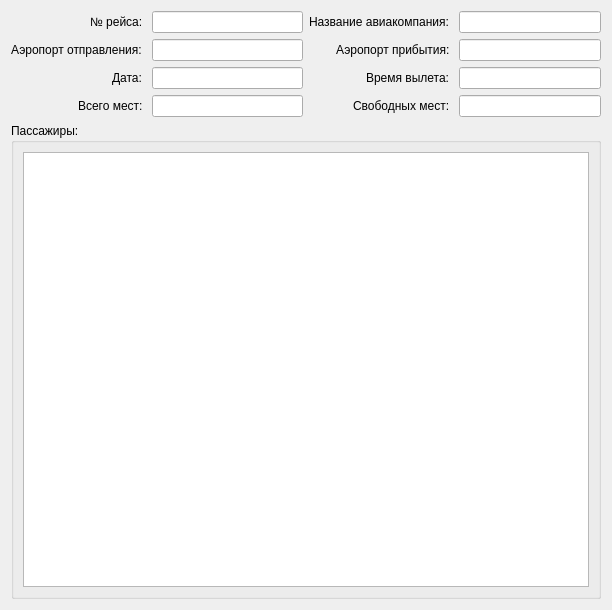
<?xml version="1.0" encoding="UTF-8"?>
<ui version="4.0">
 <class>FlightForm</class>
 <widget class="QWidget" name="FlightForm">
  <property name="geometry">
   <rect>
    <x>0</x>
    <y>0</y>
    <width>612</width>
    <height>610</height>
   </rect>
  </property>
  <property name="windowTitle">
   <string>Информация о авиарейсе</string>
  </property>
  <layout class="QVBoxLayout" name="verticalLayout">
   <item>
    <layout class="QHBoxLayout" name="horizontalLayout">
     <item>
      <layout class="QFormLayout" name="formLayout">
       <property name="labelAlignment">
        <set>Qt::AlignRight|Qt::AlignTrailing|Qt::AlignVCenter</set>
       </property>
       <item row="0" column="0">
        <widget class="QLabel" name="label_num">
         <property name="text">
          <string>№ рейса: </string>
         </property>
        </widget>
       </item>
       <item row="0" column="1">
        <widget class="QLineEdit" name="line_num">
         <property name="readOnly">
          <bool>true</bool>
         </property>
        </widget>
       </item>
       <item row="1" column="0">
        <widget class="QLabel" name="label_a_from">
         <property name="text">
          <string>Аэропорт отправления: </string>
         </property>
        </widget>
       </item>
       <item row="1" column="1">
        <widget class="QLineEdit" name="line_a_from">
         <property name="readOnly">
          <bool>true</bool>
         </property>
        </widget>
       </item>
       <item row="2" column="0">
        <widget class="QLabel" name="label_date">
         <property name="text">
          <string>Дата: </string>
         </property>
        </widget>
       </item>
       <item row="2" column="1">
        <widget class="QLineEdit" name="line_date">
         <property name="readOnly">
          <bool>true</bool>
         </property>
        </widget>
       </item>
       <item row="3" column="0">
        <widget class="QLabel" name="label_all_seats">
         <property name="text">
          <string>Всего мест: </string>
         </property>
        </widget>
       </item>
       <item row="3" column="1">
        <widget class="QLineEdit" name="line_all_seats">
         <property name="readOnly">
          <bool>true</bool>
         </property>
        </widget>
       </item>
      </layout>
     </item>
     <item>
      <layout class="QFormLayout" name="formLayout_2">
       <property name="labelAlignment">
        <set>Qt::AlignRight|Qt::AlignTrailing|Qt::AlignVCenter</set>
       </property>
       <item row="0" column="0">
        <widget class="QLabel" name="label_name">
         <property name="text">
          <string>Название авиакомпания: </string>
         </property>
        </widget>
       </item>
       <item row="0" column="1">
        <widget class="QLineEdit" name="line_name">
         <property name="readOnly">
          <bool>true</bool>
         </property>
        </widget>
       </item>
       <item row="1" column="0">
        <widget class="QLabel" name="label_a_to">
         <property name="text">
          <string>Аэропорт прибытия: </string>
         </property>
        </widget>
       </item>
       <item row="1" column="1">
        <widget class="QLineEdit" name="line_a_to">
         <property name="readOnly">
          <bool>true</bool>
         </property>
        </widget>
       </item>
       <item row="2" column="0">
        <widget class="QLabel" name="label_time">
         <property name="text">
          <string>Время вылета: </string>
         </property>
        </widget>
       </item>
       <item row="2" column="1">
        <widget class="QLineEdit" name="line_time">
         <property name="readOnly">
          <bool>true</bool>
         </property>
        </widget>
       </item>
       <item row="3" column="0">
        <widget class="QLabel" name="label_free_seats">
         <property name="text">
          <string>Свободных мест: </string>
         </property>
        </widget>
       </item>
       <item row="3" column="1">
        <widget class="QLineEdit" name="line_free_seats">
         <property name="readOnly">
          <bool>true</bool>
         </property>
        </widget>
       </item>
      </layout>
     </item>
    </layout>
   </item>
   <item>
    <widget class="QGroupBox" name="groupBox">
     <property name="title">
      <string>Пассажиры:</string>
     </property>
     <layout class="QHBoxLayout" name="horizontalLayout_2">
      <item>
       <widget class="QTableWidget" name="tableWidget"/>
      </item>
     </layout>
    </widget>
   </item>
  </layout>
 </widget>
 <tabstops>
  <tabstop>line_num</tabstop>
  <tabstop>line_a_from</tabstop>
  <tabstop>line_date</tabstop>
  <tabstop>line_all_seats</tabstop>
  <tabstop>line_name</tabstop>
  <tabstop>line_a_to</tabstop>
  <tabstop>line_time</tabstop>
  <tabstop>line_free_seats</tabstop>
  <tabstop>tableWidget</tabstop>
 </tabstops>
 <resources/>
 <connections/>
</ui>
